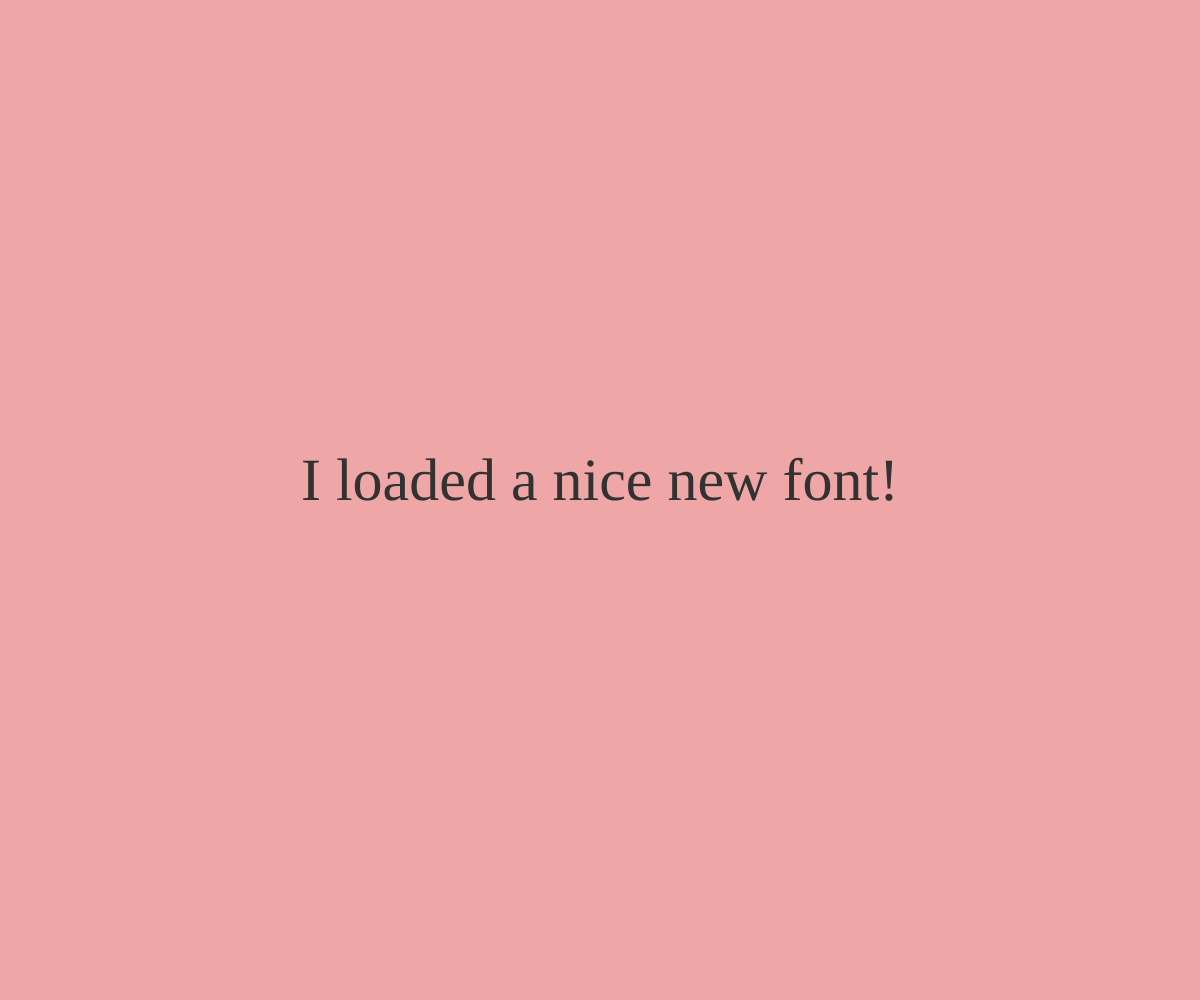
Frame 1 (no input)
Frame 60 (no input): identical to frame 1, image omitted
Frame 120 (the mouse pressed at the canvas centre since frame 60): identical to frame 1, image omitted

The p5.js sketch that drew this single still picture (run headless with seeded random() and noise() and a simulated clock; from frame 60 on, the mouse is pressed at the canvas centre):

// p5.js sketch
// ── sketch.js
function preload(){
  // put preload code here
}

function setup() {
  createCanvas(windowWidth,windowHeight);
}

function draw() {
  background('#eea7a6');

  var myText = 'I loaded a nice new font!';
  textFont('Alegreya');
  textAlign(CENTER);
  textSize(60);
  fill(50);
  text(myText,width/2,height/2);
}
